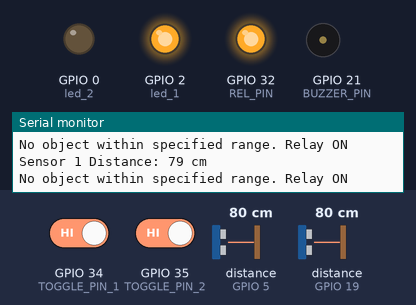
The sketch below on a simulated ESP32. Shown: output pins drawn as LEDs (lit = HIGH), buzzer (waves = sounding, pin HIGH), the last lines printed to the serial monitor. Wiring (inferred from the names in the program): ultrasonic range finder: trigger GPIO 4; echo GPIO 5. Inputs (shaded band) come from the test bench; at power-on: distance to the obstacle (sensors on GPIO 5, GPIO 19) 80 cm, GPIO 35 (TOGGLE_PIN_2) HIGH, GPIO 34 (TOGGLE_PIN_1) HIGH. The echo pulse lasts 58.3 µs per cm; pins used as bus, display or sensor lines are not drawn.

Above: at 1.2 s.
1.3 s: distance to the obstacle (sensor on GPIO 5) set to 18 cm
At 1.45 s:
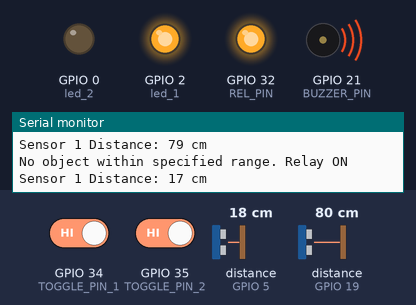
4.3 s: GPIO 35 (TOGGLE_PIN_2) driven LOW
At 5.4 s:
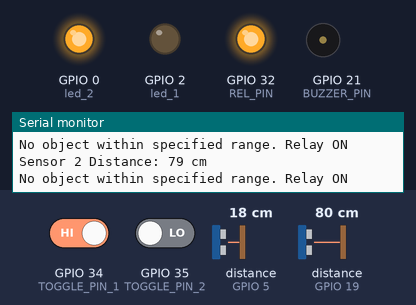
6.2 s: GPIO 34 (TOGGLE_PIN_1) driven LOW
At 6.69 s:
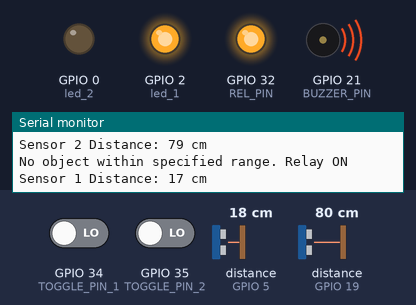
9.2 s: distance to the obstacle (sensor on GPIO 5) set to 12 cm
At 9.85 s:
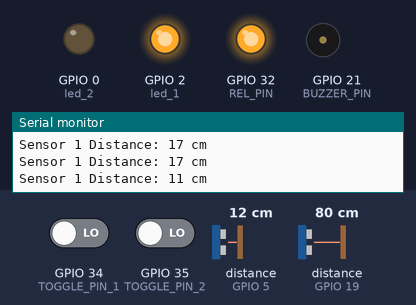
12.2 s: distance to the obstacle (sensor on GPIO 5) set to 9 cm
At 12.9 s:
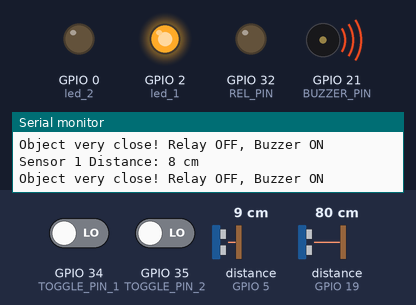
13.9 s: distance to the obstacle (sensor on GPIO 5) set to 35 cm
At 14.4 s:
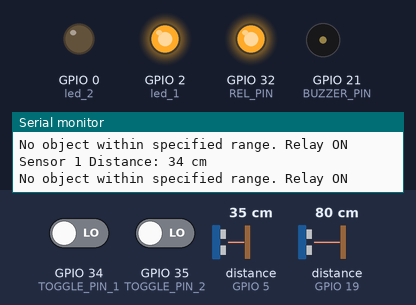
Timing chart, 0 to 16.4 s (numbered marks = the images above; inputs shaded):
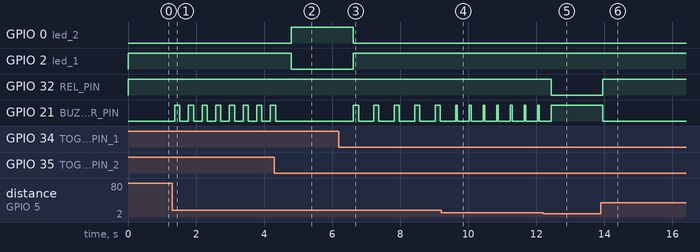

Measured:
- the behaviour switches between 11 and 10 cm on distance to the obstacle (sensor on GPIO 5) (found by bisection; images 4 and 5)
- after the input at 1.3 s, GPIO 21 (BUZZER_PIN): alternates HIGH for 0.15 s and LOW for 0.25 s, starting after 0.08 s
- after the input at 4.3 s, GPIO 0 (led_2): LOW → HIGH after 0.49 s; GPIO 2 (led_1): HIGH → LOW after 0.49 s; GPIO 21 (BUZZER_PIN): goes on until 4.3 s, then stays LOW
- after the input at 6.2 s, GPIO 0 (led_2): HIGH → LOW after 0.42 s; GPIO 2 (led_1): LOW → HIGH after 0.42 s; GPIO 21 (BUZZER_PIN): alternates HIGH for 0.15 s and LOW for 0.45 s, starting after 0.42 s
- after the input at 9.2 s, GPIO 21 (BUZZER_PIN): alternates HIGH for 0.05 s and LOW for 0.35 s, starting after 0.48 s
- after the input at 12.2 s, GPIO 32 (REL_PIN): HIGH → LOW after 0.24 s; GPIO 21 (BUZZER_PIN): goes on until 12.4 s, then stays HIGH
- after the input at 13.9 s, GPIO 32 (REL_PIN): LOW → HIGH after 0.05 s; GPIO 21 (BUZZER_PIN): HIGH → LOW after 0.05 s

The sketch:

BSD_arduino.ino
```cpp
#define TRIG_PIN_1 4  // Trigger pin for Sensor 1
#define ECHO_PIN_1 5  // Echo pin for Sensor 1
#define TRIG_PIN_2 18 // Trigger pin for Sensor 2
#define ECHO_PIN_2 19 // Echo pin for Sensor 2

#define BUZZER_PIN 21 // Buzzer pin
#define REL_PIN 32   // Relay pin
#define TOGGLE_PIN_1 34 // First switch pin
#define TOGGLE_PIN_2 35 // Second switch pin
#define led_1 2 // First LED pin
#define led_2 0 // Second LED pin

const int MINIMUM_DISTANCE = 10;  // Minimum range in cm
const int MAXIMUM_DISTANCE = 30; // Maximum range in cm

bool useSensor1 = true;  // Flag to toggle between sensors

// Function to measure distance
long getDistance(int trigPin, int echoPin) {
  digitalWrite(trigPin, LOW);
  delayMicroseconds(2);
  digitalWrite(trigPin, HIGH);
  delayMicroseconds(10);
  digitalWrite(trigPin, LOW);

  long duration = pulseIn(echoPin, HIGH);
  long distance = duration * 0.034 / 2; // Convert to cm
  return distance;
}

// Function to beep the buzzer with variable intervals
void beepBuzzer(int interval) {
  digitalWrite(BUZZER_PIN, HIGH);
  delay(interval / 2);
  digitalWrite(BUZZER_PIN, LOW);
  delay(interval / 2);
}

void setup() {
  Serial.begin(115200); // Initialize serial communication

  // Set pin modes for sensors, buzzer, relay, and toggle switches
  pinMode(TRIG_PIN_1, OUTPUT);
  pinMode(ECHO_PIN_1, INPUT);
  pinMode(TRIG_PIN_2, OUTPUT);
  pinMode(ECHO_PIN_2, INPUT);
  pinMode(BUZZER_PIN, OUTPUT);
  pinMode(REL_PIN, OUTPUT);
  pinMode(led_1, OUTPUT);
  pinMode(led_2, OUTPUT);
  pinMode(TOGGLE_PIN_1, INPUT_PULLUP);  // Set toggle switch pins as input with pull-up
  pinMode(TOGGLE_PIN_2, INPUT_PULLUP);

  Serial.println("Blind Spot Detection System Initialized");
}

void loop() {
  // Read the state of the toggle switches (using two pins for toggle functionality)
  int toggleState1 = digitalRead(TOGGLE_PIN_1);
  int toggleState2 = digitalRead(TOGGLE_PIN_2);

  // If either of the toggle pins is pressed (assuming LOW for pressed), change the sensor
  if (toggleState1 == LOW) {
    useSensor1 = true;  // Use Sensor 1
    delay(200); // Debounce delay to prevent multiple toggles from a single press
  } else if (toggleState2 == LOW) {
    useSensor1 = false; // Use Sensor 2
    delay(200); // Debounce delay to prevent multiple toggles from a single press
  }

  // Select the active sensor based on the flag
  long distance = 0;
  if (useSensor1) {
    // Get distance from Sensor 1
    distance = getDistance(TRIG_PIN_1, ECHO_PIN_1);
    digitalWrite(led_1, HIGH);
    digitalWrite(led_2, LOW);
    Serial.print("Sensor 1 Distance: ");
  } else {
    // Get distance from Sensor 2
    distance = getDistance(TRIG_PIN_2, ECHO_PIN_2);
    digitalWrite(led_2, HIGH);
    digitalWrite(led_1, LOW);
    Serial.print("Sensor 2 Distance: ");
  }

  Serial.print(distance);
  Serial.println(" cm");

  // Control relay, LED, and buzzer based on distance
  if (distance < MINIMUM_DISTANCE) {
    digitalWrite(BUZZER_PIN, HIGH);  // Turn on buzzer continuously when distance < 10cm
    digitalWrite(REL_PIN, LOW);     // Turn off relay
    Serial.println("Object very close! Relay OFF, Buzzer ON");
  }
  else if (distance >= MINIMUM_DISTANCE && distance <= MAXIMUM_DISTANCE) {
    digitalWrite(REL_PIN, HIGH);    // Turn on relay

    // Buzzer frequency logic based on distance
    if (distance >= 10 && distance <= 14) {
      beepBuzzer(100); // Fast beeping
    }
    else if (distance >= 15 && distance <= 19) {
      beepBuzzer(300); // Medium-speed beeping
    }
    else if (distance == 20) {
      beepBuzzer(500); // Slow beeping
    }
  } else {
    digitalWrite(REL_PIN, HIGH);    // Turn on relay
    digitalWrite(BUZZER_PIN, LOW); // Turn off buzzer
    Serial.println("No object within specified range. Relay ON");
  }

  delay(100); // Delay before the next reading
}
```
